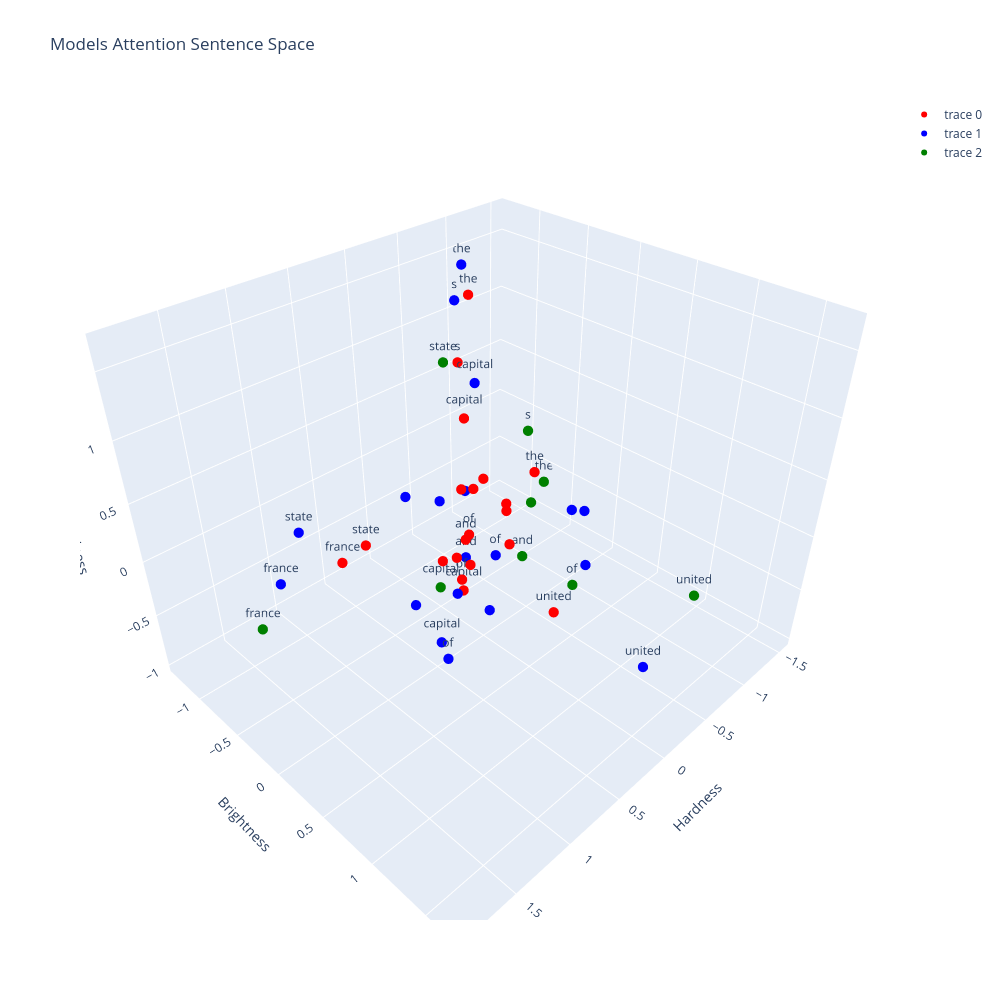

Notebook code cell kept with this figure:
### Code cell
attention_sentence = [
    {
        "words": sentence_context_vector.detach().numpy(),
        "labels": u_tokenizer.tokenizer(prompt),
        "color": "red"
    },
    {
        "words": sentence_meanings.detach().numpy(),
        "labels": u_tokenizer.tokenizer(prompt),
        "color": "blue"
    },
     {
        "words": sentence_meanings_without_pos.detach().numpy(),
        "labels": u_tokenizer.tokenizer(prompt),
        "color": "green"
    }
]
plot_dots(attention_sentence, "Models Attention Sentence Space")

### Figure 1 — Plotly figure (JSON) as saved in the notebook; plotly's stock layout.template omitted (floating-point values rounded to 4 significant figures)
{"data": [{"hoverinfo": "text", "marker": {"color": "red", "size": 6}, "mode": "markers+text", "text": ["the", " ", "capital", " ", "of", " ", "united", " ", "state", "s", " ", "and", " ", "the", " ", "capital", " ", "of", " ", "france"], "type": "scatter3d", "x": [-1.377, -0.2089, 0.2991, 0.5683, 0.4428, 0.008823, 0.3462, -0.3609, 1.069, -0.1347, 0.4459, 0.3038, -0.3086, -0.9862, -0.04403, 0.294, 0.5145, 0.3976, -0.1837, 1.383], "y": [-0.7363, -0.32, 0.09077, 0.1713, 0.2287, 0.2746, 1.002, -0.3635, -0.02081, -0.3926, 0.3187, 0.1255, -0.06502, -1.16, -0.2799, 0.1143, 0.2558, 0.2583, 0.0563, 0.1471], "z": [-0.4744, 0.1015, -0.3639, 0.1052, -0.09832, 0.006778, 0.01498, 0.1034, 0.4075, 1.174, 0.08705, 0.1256, 0.04056, 1.193, 0.1951, 1.103, 0.1521, 0.2898, 0.09659, 0.5318]}, {"hoverinfo": "text", "marker": {"color": "blue", "size": 6}, "mode": "markers+text", "text": ["the", " ", "capital", " ", "of", " ", "united", " ", "state", "s", " ", "and", " ", "the", " ", "capital", " ", "of", " ", "france"], "type": "scatter3d", "x": [-1.526, -0.2323, 0.5956, 0.7659, 0.6953, -0.4051, 0.258, -0.4287, 1.25, -0.0681, 0.515, 0.2922, -0.737, -1.069, 0.09841, 0.4722, 0.6551, 0.488, -0.6436, 1.869], "y": [-0.7502, -0.736, 0.1624, 0.09502, 0.3404, 0.6569, 1.682, -0.6418, -0.5207, -0.3443, 0.5748, 0.1123, 0.2291, -1.322, -0.7655, 0.3977, 0.408, 0.6011, 0.4259, 0.2104], "z": [-0.654, -0.2287, -0.6406, -0.2198, -0.618, -0.2022, -0.07552, -0.1765, 0.3446, 1.674, -0.1252, -0.04594, -0.08446, 1.376, -0.04035, 1.536, 0.005375, 0.3495, 0.05088, 0.6809]}, {"hoverinfo": "text", "marker": {"color": "green", "size": 6}, "mode": "markers+text", "text": ["the", " ", "capital", " ", "of", " ", "united", " ", "state", "s", " ", "and", " ", "the", " ", "capital", " ", "of", " ", "france"], "type": "scatter3d", "x": [-1.526, -0.7448, -0.1002, -0.7448, -0.7121, -0.7448, -0.2223, -0.7448, -0.697, -0.07983, -0.7448, -0.111, -0.7448, -1.526, -0.7448, -0.1002, -0.7448, -0.7121, -0.7448, 1.879], "y": [-0.7502, -0.2022, -0.6092, -0.2022, 0.3037, -0.2022, 1.687, -0.2022, -1.161, 0.3417, -0.2022, 0.2927, -0.2022, -0.7502, -0.2022, -0.6092, -0.2022, 0.3037, -0.2022, -0.07213], "z": [-0.654, -0.2297, -0.9798, -0.2297, -0.7773, -0.2297, 0.2284, -0.2297, 0.6995, 0.9488, -0.2297, -0.1578, -0.2297, -0.654, -0.2297, -0.9798, -0.2297, -0.7773, -0.2297, 0.1578]}], "layout": {"height": 1000, "scene": {"xaxis": {"title": {"text": "Hardness"}}, "yaxis": {"title": {"text": "Brightness"}}, "zaxis": {"title": {"text": "Redness"}}}, "title": {"text": "Models Attention Sentence Space"}, "width": 1000}}
